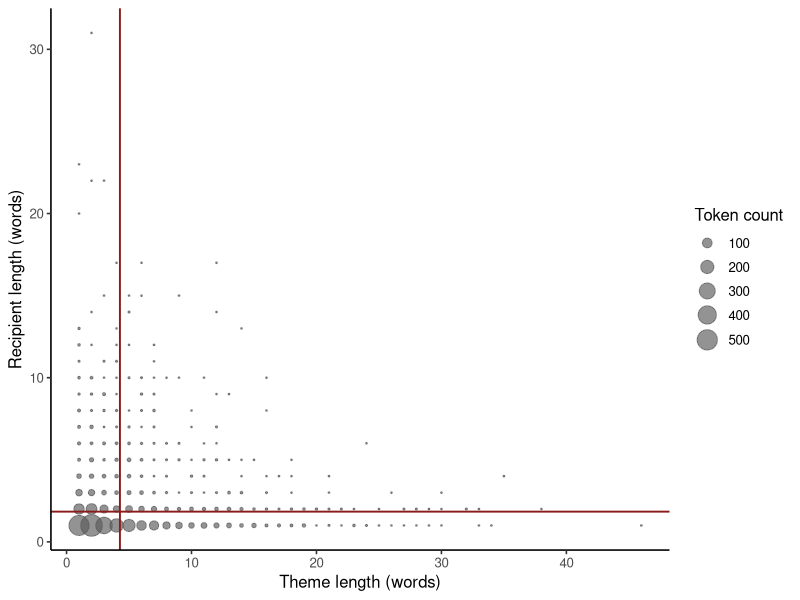

Reproduce this figure in R.
## ---- chunk 1
#| label: dative-covariance
library(ggplot2)

dative <- read.csv(
  "data/english-dative/dative-alternation.csv",
  stringsAsFactors = FALSE,
  na.strings = c("", "NA")
)
R <- dative$recipient_length_words
T <- dative$theme_length_words
mean_R <- mean(R)
mean_T <- mean(T)
covariance_population <- mean((R - mean_R) * (T - mean_T))
covariance_identity <- mean(R * T) - mean_R * mean_T

joint <- as.data.frame(table(recipient = R, theme = T), responseName = "count")
joint$recipient <- as.integer(as.character(joint$recipient))
joint$theme <- as.integer(as.character(joint$theme))
joint <- subset(joint, count > 0)

stopifnot(
  length(R) == 3263L,
  abs(covariance_population - covariance_identity) < 1e-12,
  abs(cov(R, T) * (length(R) - 1) / length(R) -
        covariance_population) < 1e-12
)

data.frame(mean_R, mean_T, covariance_population,
           sample_covariance = cov(R, T))
## ---- chunk 2
#| label: plot-dative-covariance
#| fig-cap: "Observed dative length pairs. Point area shows token count; accent lines mark the two empirical means."
ggplot(joint, aes(theme, recipient, size = count)) +
  geom_point(color = "grey35", alpha = 0.65) + # dqr-allow: algorithm-setting
  geom_vline(xintercept = mean_T, color = "#8B1A1A", linewidth = 0.65) +
  geom_hline(yintercept = mean_R, color = "#8B1A1A", linewidth = 0.65) +
  scale_size_area(max_size = 7) +
  labs(x = "Theme length (words)", y = "Recipient length (words)",
       size = "Token count") +
  theme_classic(base_size = 12)
